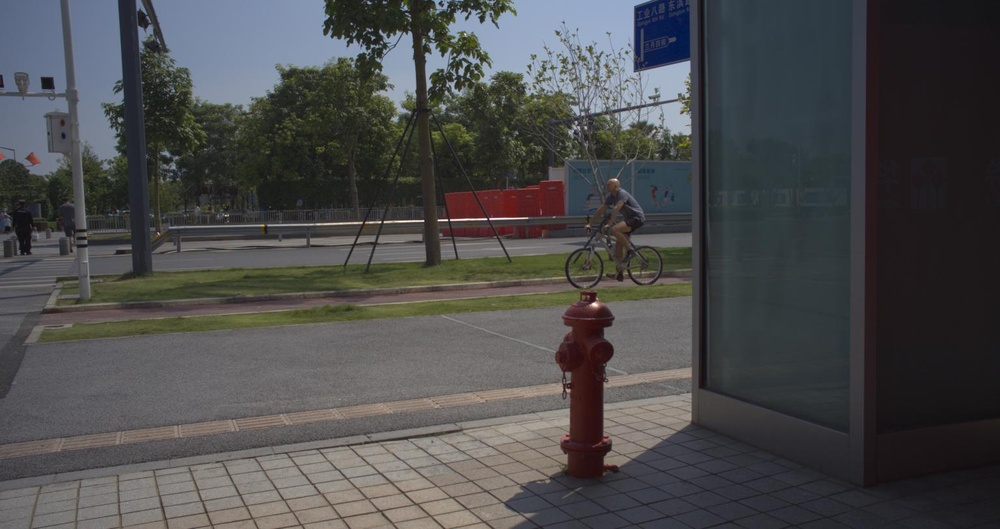
#> input picture a10_rgb/img_24.jpg, 1000 x 529 px, shrunk from 1536 x 813 before the run
$ python main.py ../a10_rgb/img_24.jpg
#> lines starting #> are read from the running program, lines starting #| are printed output that depends on the picture
import numpy as np
import matplotlib.pyplot as plt
import scipy
from matplotlib.widgets import Slider
import cv2
import skimage
BLOCK_SIZE = 8
ZIGZAG_PATTERN = np.array([[0,  1,  5,  6,  14, 15, 27, 28],
               [2,  4,  7,  13, 16, 26, 29, 42],
               [3,  8,  12, 17, 25, 30, 41, 43],
               [9,  11, 18, 24, 31, 40, 44,53],
               [10, 19, 23, 32, 39, 45, 52,54],
               [20, 22, 33, 38, 46, 51, 55,60],
               [21, 34, 37, 47, 50, 56, 59,61],
               [35, 36, 48, 49, 57, 58, 62,63]])
CACHED_VALUES = None
dct_block_idx = (31, 31)

def dct2(image, block_size=8):
    assert len(image.shape) == 2
    h, w = image.shape
    image = image.reshape(h // block_size, block_size, w // block_size, block_size)
    image = image.transpose(0, 2, 1, 3)
    return scipy.fft.dctn(image, axes=(-1,-2), norm='ortho')
def idct2(image, block_size=8):
    h, w = image.shape[:2]
    image = scipy.fft.idctn(image, axes=(-1,-2), norm='ortho')
    image = image.transpose(0, 2, 1, 3)
    return image.reshape(h * block_size, w * block_size)

def pad_image(image, block_size=8):
    h, w = image.shape
    pad_h = (block_size - h % block_size) % block_size
    pad_w = (block_size - w % block_size) % block_size
    return np.pad(image, ((0, pad_h), (0, pad_w)), mode='reflect')
def unpad_image(image, h, w):
    return image[:h, :w]
def compress(yuv, reduction_factor, im_h, im_w, uv_reduction_factor=4, use_cache=True):
    global CACHED_VALUES

    if use_cache and CACHED_VALUES is not None:
        y_dct, u_dct, v_dct = CACHED_VALUES
    else:
        y, u, v = yuv[:, :, 0], yuv[:, :, 1], yuv[:, :, 2]
        u = scipy.ndimage.zoom(u, (1.0 / uv_reduction_factor, 1.0 / uv_reduction_factor), mode='reflect', grid_mode=True)
        v = scipy.ndimage.zoom(v, (1.0 / uv_reduction_factor, 1.0 / uv_reduction_factor), mode='reflect', grid_mode=True)
        y = pad_image(y, BLOCK_SIZE)
        u = pad_image(u, BLOCK_SIZE)
        v = pad_image(v, BLOCK_SIZE)
        y_dct = dct2(y)
        u_dct = dct2(u)
        v_dct = dct2(v)
        CACHED_VALUES = (y_dct, u_dct, v_dct)
    # Quantize DCT coefficients

    mask = np.ones_like(ZIGZAG_PATTERN)
    threshold = (BLOCK_SIZE ** 2) - reduction_factor
    mask[ZIGZAG_PATTERN >= threshold] = 0
    y_dct_quant = y_dct * mask
    u_dct_quant = u_dct * mask
    v_dct_quant = v_dct * mask

    y_rec = idct2(y_dct_quant)
    u_rec = idct2(u_dct_quant)
    v_rec = idct2(v_dct_quant)
    y_rec = unpad_image(y_rec, im_h, im_w)
    uv_h, uv_w = int(round(im_h / uv_reduction_factor)), int(round(im_w / uv_reduction_factor))
    u_rec = unpad_image(u_rec, uv_h, uv_w)
    v_rec = unpad_image(v_rec, uv_h, uv_w)
    u_rec = scipy.ndimage.zoom(u_rec, (uv_reduction_factor, uv_reduction_factor), mode='reflect', grid_mode=True)
    v_rec = scipy.ndimage.zoom(v_rec, (uv_reduction_factor, uv_reduction_factor), mode='reflect', grid_mode=True)

    yuv_rec = np.dstack((y_rec, u_rec, v_rec))
    rgb_output = skimage.color.yuv2rgb(yuv_rec)
    return rgb_output.clip(0,1),mask, y_dct_quant, (y_rec, u_rec, v_rec)

def rmse(original, reconstructed):
    diff = original - reconstructed
    per_pixel_rmse = np.sqrt(np.mean(diff**2, axis=-1))
    rmse = np.sqrt(np.mean(diff**2))
    return per_pixel_rmse, rmse

if __name__ == '__main__':
    import sys
    image_path = sys.argv[1]
    uv_reduction_factor = 4
    img = cv2.imread(image_path)  # Read image using ndimage for flexibility
#> img is the input picture: shape (529, 1000, 3); mean B, G, R 76.3, 75.6, 75.6
    rgb_img = cv2.cvtColor(img, cv2.COLOR_BGR2RGB) / 255.0
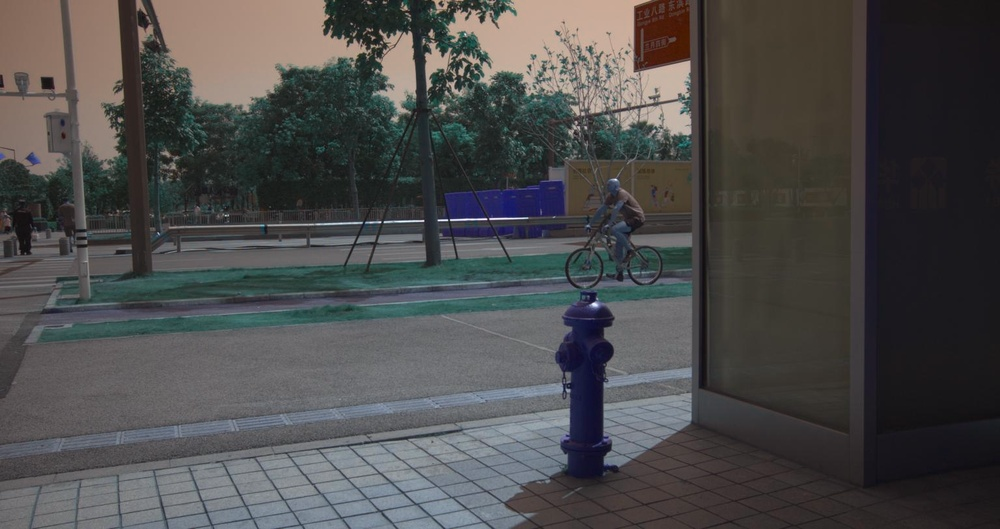
#> rgb_img: shape (529, 1000, 3) float64; mean B, G, R 0.296, 0.297, 0.299
    yuv = skimage.color.rgb2yuv(rgb_img)
#> yuv: shape (529, 1000, 3) float64; mean of channels 0, 1, 2 0.297, 0.00119, -0.000369

    rgb_output, dct_mask, y_dct_quant, yuv_compressed = compress(yuv, 0, yuv.shape[0], yuv.shape[1], uv_reduction_factor=uv_reduction_factor)
#> in compress, `y, u, v = yuv[:, :, 0], yuv[:, :, 1], yuv[:, :, 2]`:
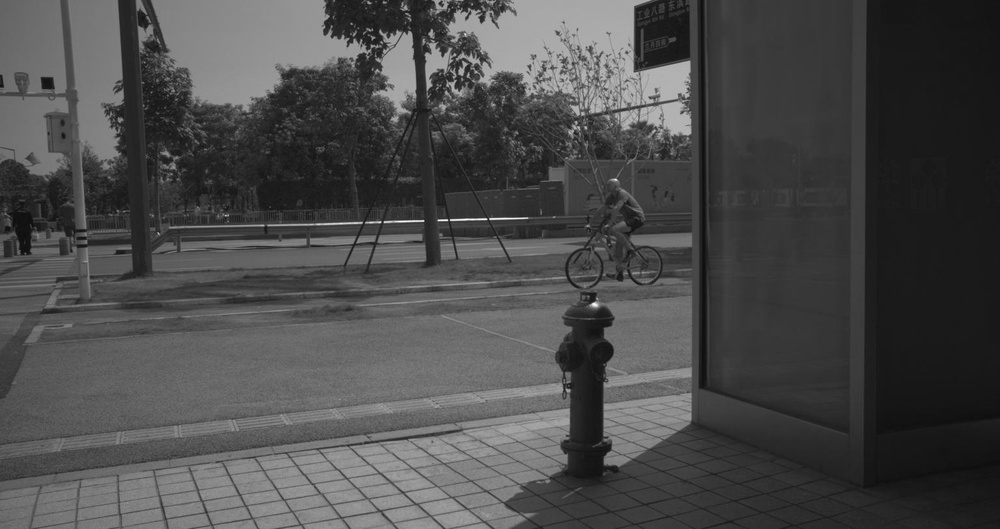
#> y: shape (529, 1000) float64; min 0.0429, max 0.983, mean 0.297
#> in compress, `y, u, v = yuv[:, :, 0], yuv[:, :, 1], yuv[:, :, 2]`:
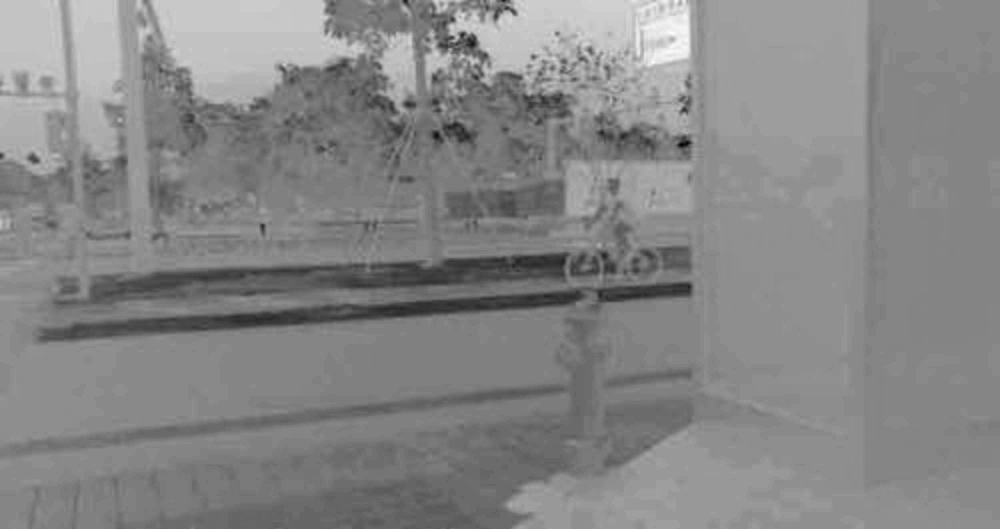
#> u: shape (529, 1000) float64; min -0.116, max 0.106, mean 0.00119; drawn with min black and max white
#> in compress, `y, u, v = yuv[:, :, 0], yuv[:, :, 1], yuv[:, :, 2]`:
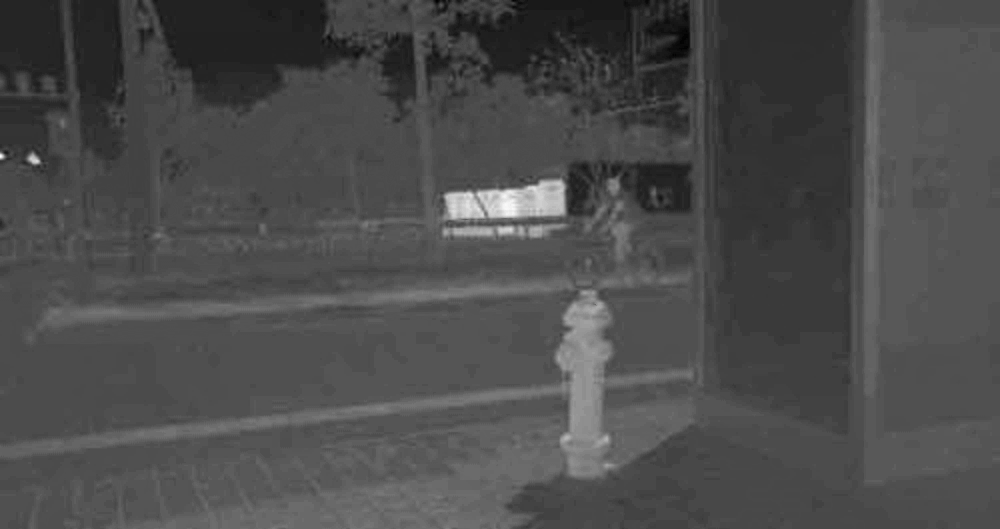
#> v: shape (529, 1000) float64; min -0.0869, max 0.203, mean -0.000369; drawn with min black and max white
#> in compress, `u = scipy.ndimage.zoom(u, (1.0 / uv_reduction_factor, 1.0 / uv_reducti..`:
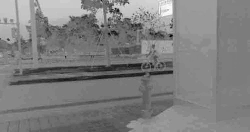
#> u: shape (132, 250) float64; min -0.0956, max 0.0989, mean 0.00119; drawn with min black and max white
#> call 2 of pad_image, with block_size = 8
#> in pad_image (call 2), `return np.pad(image, ((0, pad_h), (0, pad_w)), mode='reflect')`:
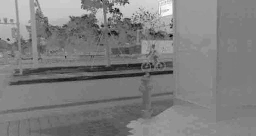
#> returned value: shape (136, 256) float64; min -0.0956, max 0.0989, mean 0.00102; drawn with min black and max white
#> call 3 of pad_image, with block_size = 8
#> in pad_image (call 3), `return np.pad(image, ((0, pad_h), (0, pad_w)), mode='reflect')`:
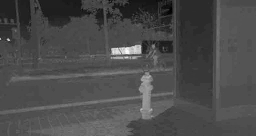
#> returned value: shape (136, 256) float64; min -0.0814, max 0.193, mean 0.000133; drawn with min black and max white
#> (the run stopped early here; a loop or call above may not have finished)
